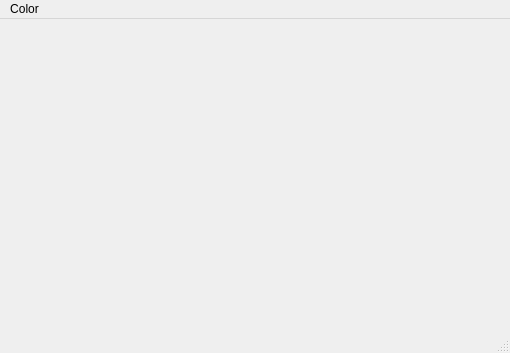
<?xml version="1.0" encoding="UTF-8"?>
<ui version="4.0">
 <class>MainWindow</class>
 <widget class="QMainWindow" name="MainWindow">
  <property name="geometry">
   <rect>
    <x>0</x>
    <y>0</y>
    <width>510</width>
    <height>353</height>
   </rect>
  </property>
  <property name="windowTitle">
   <string>MainWindow</string>
  </property>
  <widget class="QWidget" name="centralwidget"/>
  <widget class="QMenuBar" name="menubar">
   <property name="geometry">
    <rect>
     <x>0</x>
     <y>0</y>
     <width>510</width>
     <height>21</height>
    </rect>
   </property>
   <widget class="QMenu" name="menuColor">
    <property name="title">
     <string>Color</string>
    </property>
    <addaction name="actionBlack"/>
    <addaction name="actionWhite"/>
    <addaction name="actionRed"/>
    <addaction name="actionBlue"/>
    <addaction name="actionGreen"/>
    <addaction name="actionYellow"/>
   </widget>
   <addaction name="menuColor"/>
  </widget>
  <widget class="QStatusBar" name="statusbar"/>
  <action name="actionBlack">
   <property name="text">
    <string>Black</string>
   </property>
  </action>
  <action name="actionWhite">
   <property name="text">
    <string>White</string>
   </property>
  </action>
  <action name="actionRed">
   <property name="text">
    <string>Red</string>
   </property>
  </action>
  <action name="actionBlue">
   <property name="text">
    <string>Blue</string>
   </property>
  </action>
  <action name="actionGreen">
   <property name="text">
    <string>Green</string>
   </property>
  </action>
  <action name="actionYellow">
   <property name="text">
    <string>Yellow</string>
   </property>
  </action>
 </widget>
 <resources/>
 <connections/>
</ui>
